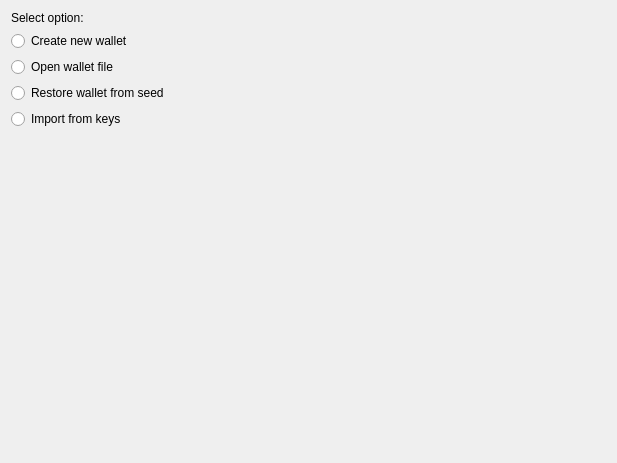
<?xml version="1.0" encoding="UTF-8"?>
<ui version="4.0">
 <class>MenuPage</class>
 <widget class="QWizardPage" name="MenuPage">
  <property name="geometry">
   <rect>
    <x>0</x>
    <y>0</y>
    <width>617</width>
    <height>463</height>
   </rect>
  </property>
  <property name="windowTitle">
   <string>WizardPage</string>
  </property>
  <layout class="QVBoxLayout" name="verticalLayout">
   <item>
    <widget class="QLabel" name="label">
     <property name="minimumSize">
      <size>
       <width>400</width>
       <height>0</height>
      </size>
     </property>
     <property name="text">
      <string>Select option:</string>
     </property>
    </widget>
   </item>
   <item>
    <widget class="QRadioButton" name="radioCreate">
     <property name="focusPolicy">
      <enum>Qt::ClickFocus</enum>
     </property>
     <property name="text">
      <string>Create new wallet</string>
     </property>
    </widget>
   </item>
   <item>
    <widget class="QRadioButton" name="radioOpen">
     <property name="focusPolicy">
      <enum>Qt::ClickFocus</enum>
     </property>
     <property name="text">
      <string>Open wallet file</string>
     </property>
    </widget>
   </item>
   <item>
    <widget class="QRadioButton" name="radioSeed">
     <property name="focusPolicy">
      <enum>Qt::ClickFocus</enum>
     </property>
     <property name="text">
      <string>Restore wallet from seed</string>
     </property>
    </widget>
   </item>
   <item>
    <widget class="QRadioButton" name="radioViewOnly">
     <property name="focusPolicy">
      <enum>Qt::ClickFocus</enum>
     </property>
     <property name="text">
      <string>Import from keys</string>
     </property>
    </widget>
   </item>
   <item>
    <spacer name="verticalSpacer">
     <property name="orientation">
      <enum>Qt::Vertical</enum>
     </property>
     <property name="sizeHint" stdset="0">
      <size>
       <width>20</width>
       <height>40</height>
      </size>
     </property>
    </spacer>
   </item>
  </layout>
 </widget>
 <resources/>
 <connections/>
</ui>
